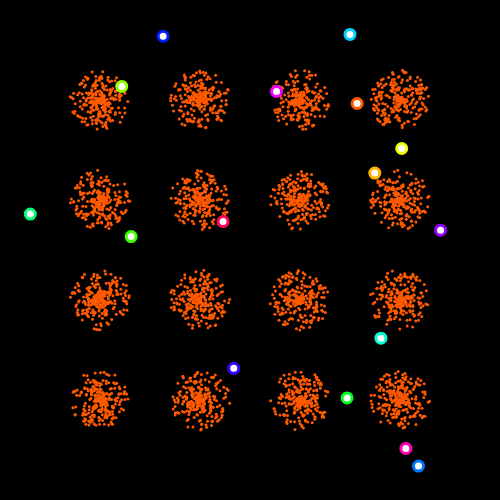
Frame 1 (no input)
Frame 60 (no input): identical to frame 1, image omitted
Frame 120 (the mouse pressed at the canvas centre since frame 60): identical to frame 1, image omitted

The p5.js sketch that drew this single still picture (run headless with seeded random() and noise() and a simulated clock; from frame 60 on, the mouse is pressed at the canvas centre):

// p5.js sketch
// ── sketch.js
var disp =.3;
var bits=16;
var data =[];
var ite=0;
var centroids;
function setup() {
    createCanvas(500,500);
    button = createButton("Iterate");
    button.mousePressed(kmean);
    background(0);
    strokeWeight(3);
    stroke(0);
    fill(255);
    var xys=new Array(bits);
    var step=height/(sqrt(bits)+1);
    for(var i=0;i<bits;i++){
        xys[i]=createVector(step+step*(i%sqrt(bits)),step+step*(floor(i/sqrt(bits))%sqrt(bits)));
    }
    disp=disp*step;
    
    centroids=new Array(bits);
    for(var i=0;i<centroids.length;i++){
        fillColor(i);
        centroids[i]=createVector(random(height),random(height));
        ellipse(centroids[i].x,centroids[i].y,10,10);        
    }
    data=new Array(4000);
    for(var i=0;i<data.length;i++){
        r=p5.Vector.random2D();
        r.mult(disp*random());
        data[i]=createVector(xys[i%bits].x,xys[i%bits].y);
        data[i].add(r);
        point(data[i].x,data[i].y);
    }
    colorMode(HSB, 255,255,255);
}
function kmean(){
    if(ite%2){
        kmean2();
    }else{
        kmean1();
    }
    ite++;
}
function kmean1(){
    var swapped=false;
    for(var i=0;i<data.length;i++){
        var d=Pdist(data[i],centroids[data[i].z]);
        var index=data[i].z;
        for(var j=0;j<centroids.length;j++){
            if(Pdist(data[i],centroids[j])<d){
                d=Pdist(data[i],centroids[j]);
                index=j;
                swapped=true;
            }
        }
        data[i].z=index;
    }
    if(!swapped){
        console.log("kmean finished  in "+((ite/2)+1)+" iterations !");
        
    }
}
function kmean2(){
    for(var i=0;i<centroids.length;i++){
        newpos=createVector(0,0,0);
        var n=0;
        for(var j=0;j<data.length;j++){
            if(data[j].z==i){
                newpos.add(data[j]);
                n++;
            }
        }
        if(n==0){
            console.log("relocated lost centroid !");
            newpos.set(random(height),random(width));
        }else{
        newpos.div(n);
        }
        centroids[i]=newpos;
    }
}
function fillColor(a){//a: 0->bits-1
    stroke(255*(a+1)/(1+bits),255,255);
}
function Pdist(a,b){
    return (abs(a.x-b.x)*abs(a.x-b.x)+abs(a.y-b.y)*abs(a.y-b.y));
}
function draw() {
    background(0);
    for(var i=0;i<data.length;i++){
        
        fillColor(data[i].z);
        point(data[i].x,data[i].y);
    }
    for(var i=0;i<centroids.length;i++){
        fillColor(i);
        ellipse(centroids[i].x,centroids[i].y,10,10);        
    }

}
